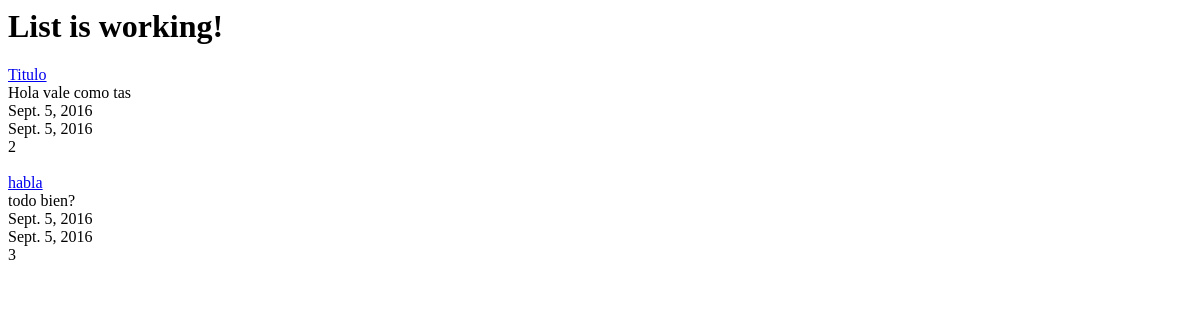
The app's page /posts/, older data.
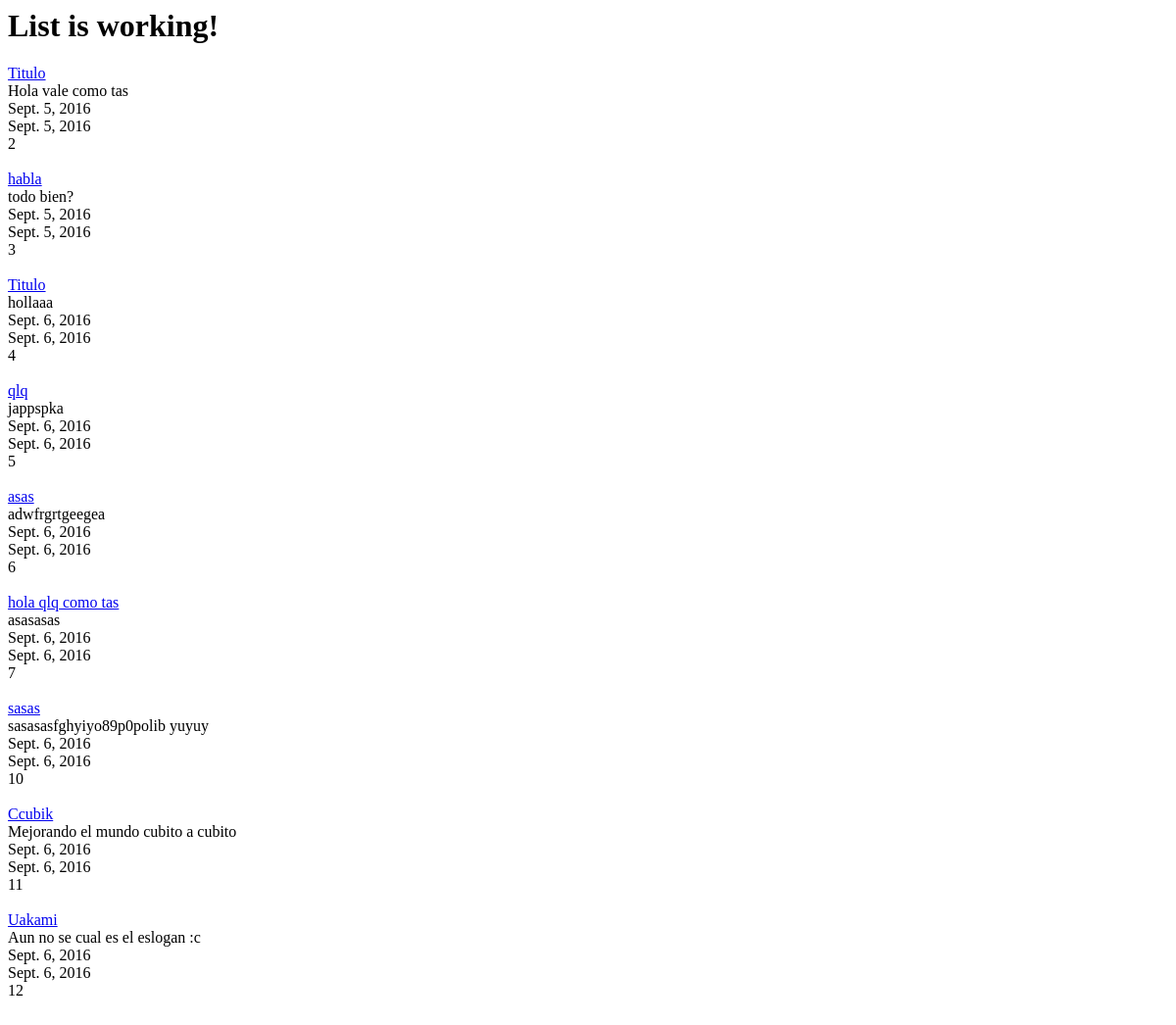
The same page, newer data.
### posts/models.py (models this page shows, shortened)
class Post(models.Model):
    title = models.CharField(max_length=120) #max_length=120
    content = models.TextField()
    updated = models.DateField(auto_now=True, auto_now_add=False)
    timestamp = models.DateField(auto_now=False, auto_now_add=True)

### posts/views.py (the view)
def post_list(request):
    queryset = Post.objects.all()
    context = {
        'object_list': queryset,
        'title': 'List'
    }
    return render(request, 'index.html', context)

### templates/index.html
<html>
<head>
</head>
<body>
  <h1>{{ title }} is working!</h1>
  {% for obj in object_list %}
  <a href="{% url "posts:detail" id=obj.id %}">{{ obj.title }}</a><br>
  {{ obj.content }}</br>
  {{ obj.timestamp }}</br>
  {{ obj.updated }}</br>
  {{ obj.id }}</br>
  <br>
  {% endfor %}
</body>
</html>

Row changes from the older to the newer data that the page shows:
added Post: title "Titulo", content "hollaaa", timestamp "Sept. 6, 2016", updated "Sept. 6, 2016", id "4"
added Post: title "qlq", content "jappspka", timestamp "Sept. 6, 2016", updated "Sept. 6, 2016", id "5"
added Post: title "asas", content "adwfrgrtgeegea", timestamp "Sept. 6, 2016", updated "Sept. 6, 2016", id "6"
added Post: title "hola qlq como tas", content "asasasas", timestamp "Sept. 6, 2016", updated "Sept. 6, 2016", id "7"
added Post: title "sasas", content "sasasasfghyiyo89p0polib yuyuy", timestamp "Sept. 6, 2016", updated "Sept. 6, 2016", id "10"
added Post: title "Ccubik", content "Mejorando el mundo cubito a cubito", timestamp "Sept. 6, 2016", updated "Sept. 6, 2016", id "11"
added Post: title "Uakami", content "Aun no se cual es el eslogan :c", timestamp "Sept. 6, 2016", updated "Sept. 6, 2016", id "12"
